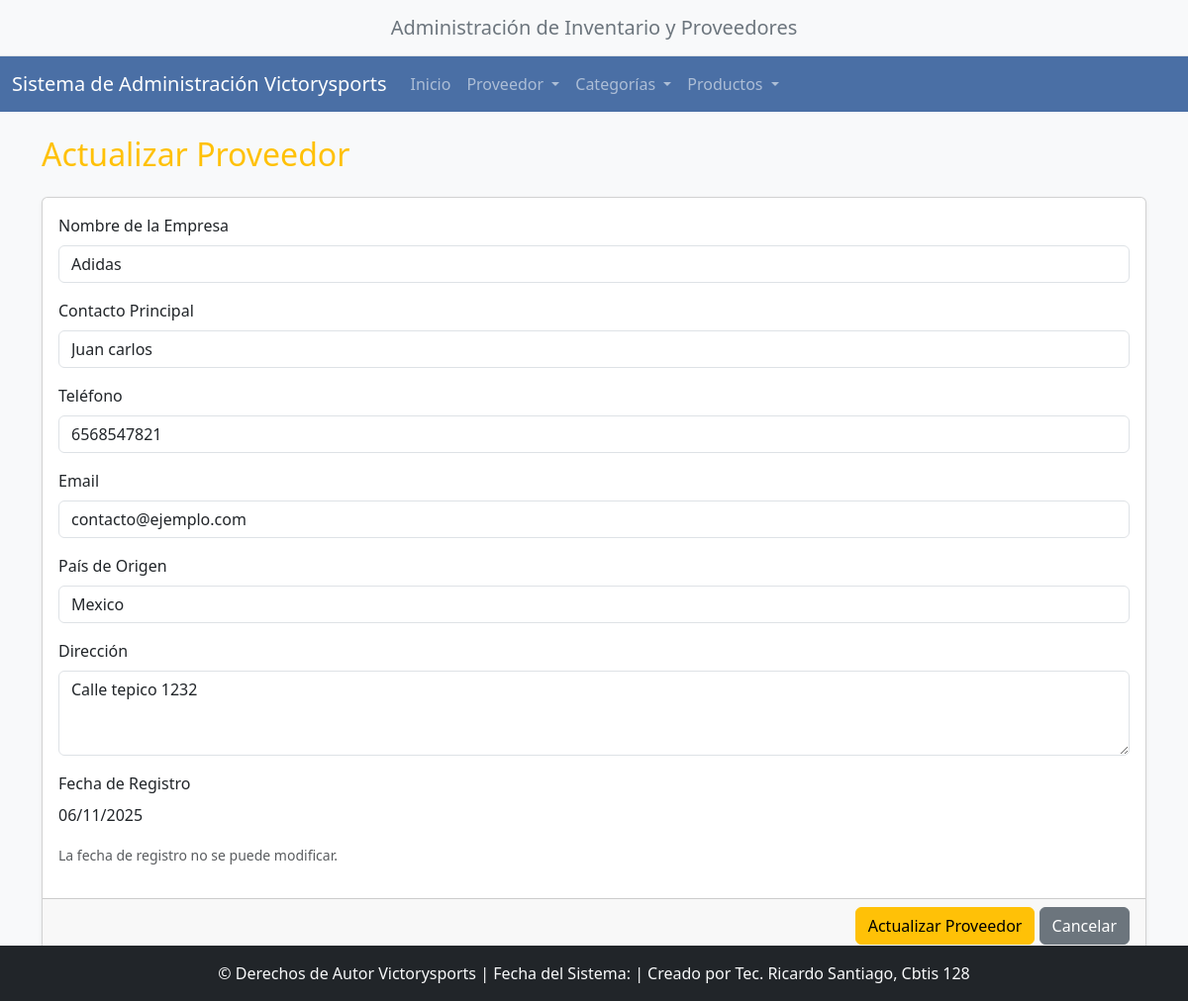
/proveedores/actualizar/1/, run on the app's committed database.
### app_victorysports/models.py (models this page shows, shortened)
class Proveedor(models.Model):
    id_proveedor = models.AutoField(primary_key=True)  # Clave primaria explícita
    nombre_empresa = models.CharField(max_length=150, unique=True)
    telefono_empresa = models.CharField(max_length=15)
    email_empresa = models.EmailField(max_length=100)  # Uso de EmailField
    pais_origen = models.CharField(max_length=50)
    contacto_principal = models.CharField(max_length=100)
    fecha_registro = models.DateField(auto_now_add=True)  # Fecha de registro automática
    direccion = models.TextField()
    class Meta:
        verbose_name = "Proveedor"
        verbose_name_plural = "Proveedores"

### app_victorysports/views.py (the view)
# urls.py: path('proveedores/actualizar/<int:pk>/', views.actualizar_proveedor, name='actualizar_proveedor'),
def actualizar_proveedor(request, pk):
    proveedor = get_object_or_404(Proveedor, pk=pk)
    context = {'proveedor': proveedor}
    return render(request, 'proveedor/actualizar_proveedor.html', context)

### app_victorysports/templates/proveedor/actualizar_proveedor.html (shortened to what this page needs)
{% extends "base.html" %}
{% block content %}
<h2 class="mb-4 text-warning">Actualizar Proveedor</h2>
<form method="POST" action="{% url 'realizar_actualizacion_proveedor' %}">
    <div class="card shadow-sm">
        <div class="card-body">
            <div class="mb-3">
                <label for="nombre_empresa" class="form-label">Nombre de la Empresa</label>
                <input type="text" class="form-control" id="nombre_empresa" name="nombre_empresa" value="{{ proveedor.nombre_empresa }}" required>
            </div>
            <div class="mb-3">
                <label for="contacto_principal" class="form-label">Contacto Principal</label>
                <input type="text" class="form-control" id="contacto_principal" name="contacto_principal" value="{{ proveedor.contacto_principal }}" required>
            </div>
            <div class="mb-3">
                <label for="telefono_empresa" class="form-label">Teléfono</label>
                <input type="tel" class="form-control" id="telefono_empresa" name="telefono_empresa" value="{{ proveedor.telefono_empresa }}" required>
            </div>
            <div class="mb-3">
                <label for="email_empresa" class="form-label">Email</label>
                <input type="email" class="form-control" id="email_empresa" name="email_empresa" value="{{ proveedor.email_empresa }}" required>
            </div>
            <div class="mb-3">
                <label for="pais_origen" class="form-label">País de Origen</label>
                <input type="text" class="form-control" id="pais_origen" name="pais_origen" value="{{ proveedor.pais_origen }}" required>
            </div>
            <div class="mb-3">
                <label for="direccion" class="form-label">Dirección</label>
                <textarea class="form-control" id="direccion" name="direccion" rows="3" required>{{ proveedor.direccion }}</textarea>
            </div>
            <div class="mb-3">
                <label class="form-label">Fecha de Registro</label>
                <p class="form-control-static">{{ proveedor.fecha_registro|date:"d/m/Y" }}</p>
                <small class="text-muted">La fecha de registro no se puede modificar.</small>
            </div>
        </div>
        <div class="card-footer text-end">
            <button type="submit" class="btn btn-warning">Actualizar Proveedor</button>
            <a href="{% url 'ver_proveedor' %}" class="btn btn-secondary">Cancelar</a>
        </div>
    </div>
</form>
{% endblock content %}

### app_victorysports/templates/base.html (style rules this page uses)
body { background-color: #f8f9fa; }

### data on the page
Proveedor: nombre_empresa "Adidas", contacto_principal "Juan carlos", telefono_empresa "6568547821", email_empresa "contacto@ejemplo.com", pais_origen "Mexico", direccion "Calle tepico 1232", fecha_registro "06/11/2025"
